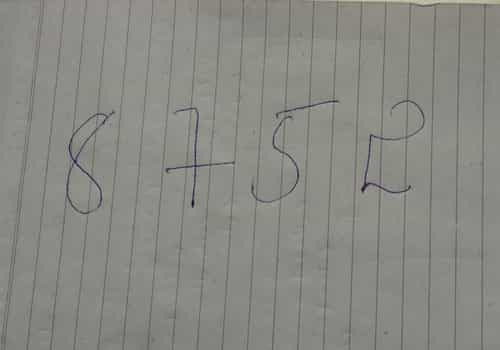
#> input picture ml_learning/number_recognition/1.jpg, 500 x 350 px
$ jupyter execute --allow-errors handwritten_number_recognition.ipynb   (older library calls are emulated)
#> lines starting #> are read from the running program, lines starting #| are printed output that depends on the picture; after the words box and inside, x2 and y2 are one past the last pixel; in counts of white or black regions, pixels touching at a corner belong together
#> (a cell that did not finish here is left out)

#> (a cell that did not finish here is left out)

[cell 3]
# Extract the hog features
list_hog_fd = []
#> (the rest of this cell did not finish here and is left out)

#> (a cell that did not finish here is left out)

#> (a cell that did not finish here is left out)

#> (a cell that did not finish here is left out)

#> (a cell that did not finish here is left out)

[cell 8]
import cv2

#> (a cell that did not finish here is left out)

[cell 10]
# Read the input image
im = cv2.imread("1.jpg")
#> im is the input picture: shape (350, 500, 3); mean B, G, R 132.2, 137.9, 137.2

[cell 11]
# Convert to grayscale and apply Gaussian filtering
im_gray = cv2.cvtColor(im, cv2.COLOR_BGR2GRAY)
im_gray = cv2.GaussianBlur(im_gray, (5, 5), 0)

[cell 12]
# Threshold the image
ret, im_th = cv2.threshold(im_gray, 90, 255, cv2.THRESH_BINARY_INV)
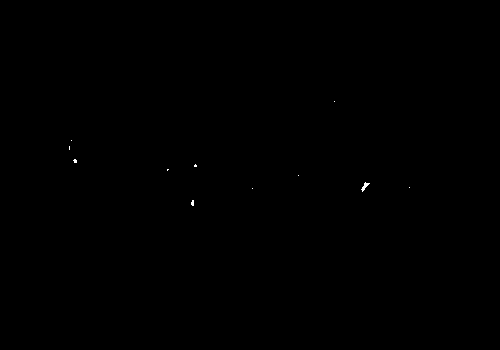
#> im_th: shape (350, 500); 0.05% white in thin lines or dots, all inside (x1, y1, x2, y2) = (69, 101, 410, 206)

[cell 13]
# Find contours in the image
img, ctrs, hier = cv2.findContours(im_th.copy(), cv2.RETR_EXTERNAL, cv2.CHAIN_APPROX_SIMPLE)
#> ctrs = 11 contours, 10 with area under 20; largest, box (x1, y1, x2, y2) and area: (361, 182, 370, 192) 22

[cell 14]
img

[cell 15]
# Get rectangles contains each contour
rects = [cv2.boundingRect(ctr) for ctr in ctrs]
#> rects = [(191, 200, 3, 6), (252, 188, 1, 1), (409, 187, 1, 1), (361, 182, 9, 10), (298, 175, 1, 1), (167, 169, 2, 2), (194, 164, 3, 3), (73, 159, 4, 4), (69, 146, 1, 4), (71, 140, 1, 1), (334, 101, 1, 1)]

#> (a cell that did not finish here is left out)

[cell 17]
cv2.imshow("Resulting Image with Rectangular ROIs", im)
cv2.waitKey()


$ run again, with ml_learning/number_recognition/photo_1.jpg copied over ml_learning/number_recognition/1.jpg
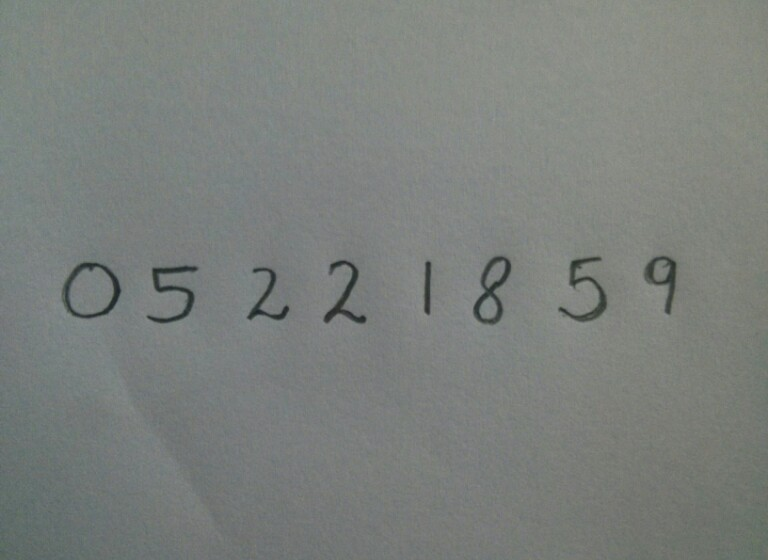
#> input picture ml_learning/number_recognition/photo_1.jpg, 768 x 560 px
#> im is the input picture: shape (560, 768, 3); mean B, G, R 123.9, 127.4, 123
#> `ret, im_th = cv2.threshold(im_gray, 90, 255, cv2.THRESH_BINARY_INV)`:
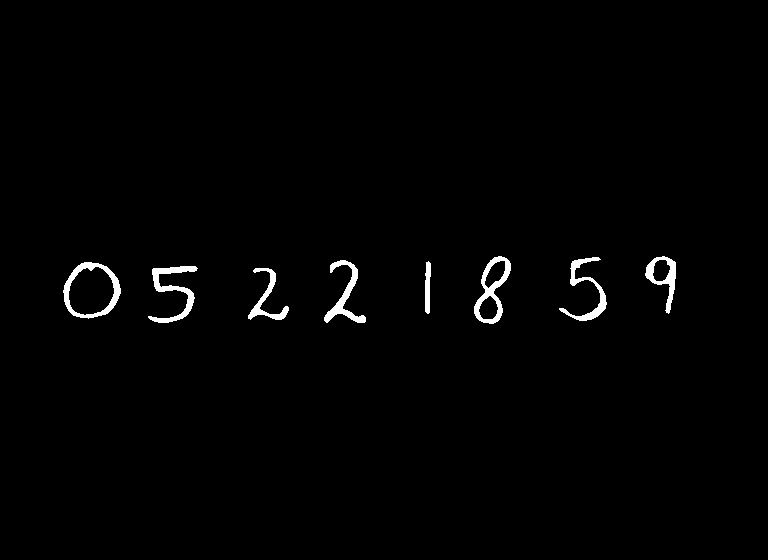
#> im_th: shape (560, 768); 1.2% white; 8 white regions
#> ctrs = 8 contours; box (x1, y1, x2, y2) and area: (63, 262, 121, 319) 2436, (474, 256, 511, 324) 1370, (645, 256, 676, 314) 795, (148, 266, 198, 323) 694, (324, 260, 366, 323) 620, (559, 257, 607, 321) 573, (248, 268, 289, 320) 444, (425, 261, 431, 314) 202
#> rects = [(248, 268, 41, 52), (148, 266, 50, 57), (63, 262, 58, 57), (425, 261, 6, 53), (324, 260, 42, 63), (559, 257, 48, 64), (645, 256, 31, 58), (474, 256, 37, 68)]
#> `cv2.imshow("Resulting Image with Rectangular ROIs", im)`:
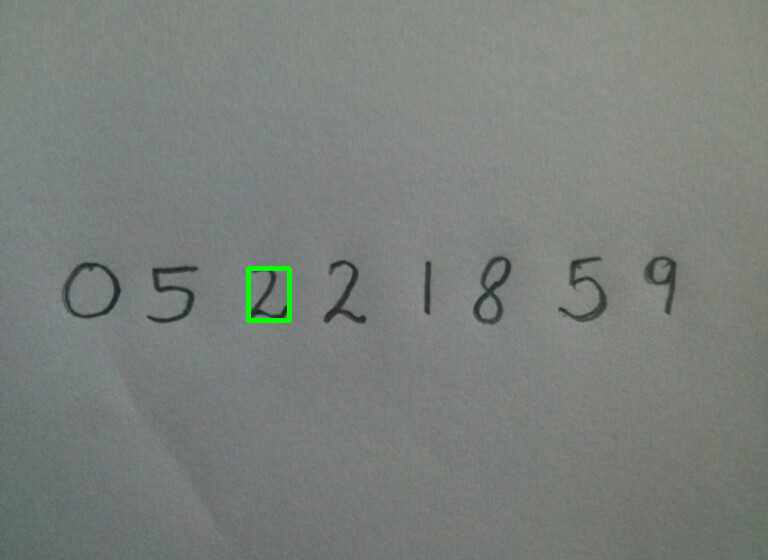
#> window 'Resulting Image with Rectangul': shape (560, 768, 3); mean B, G, R 123.7, 127.7, 122.7
